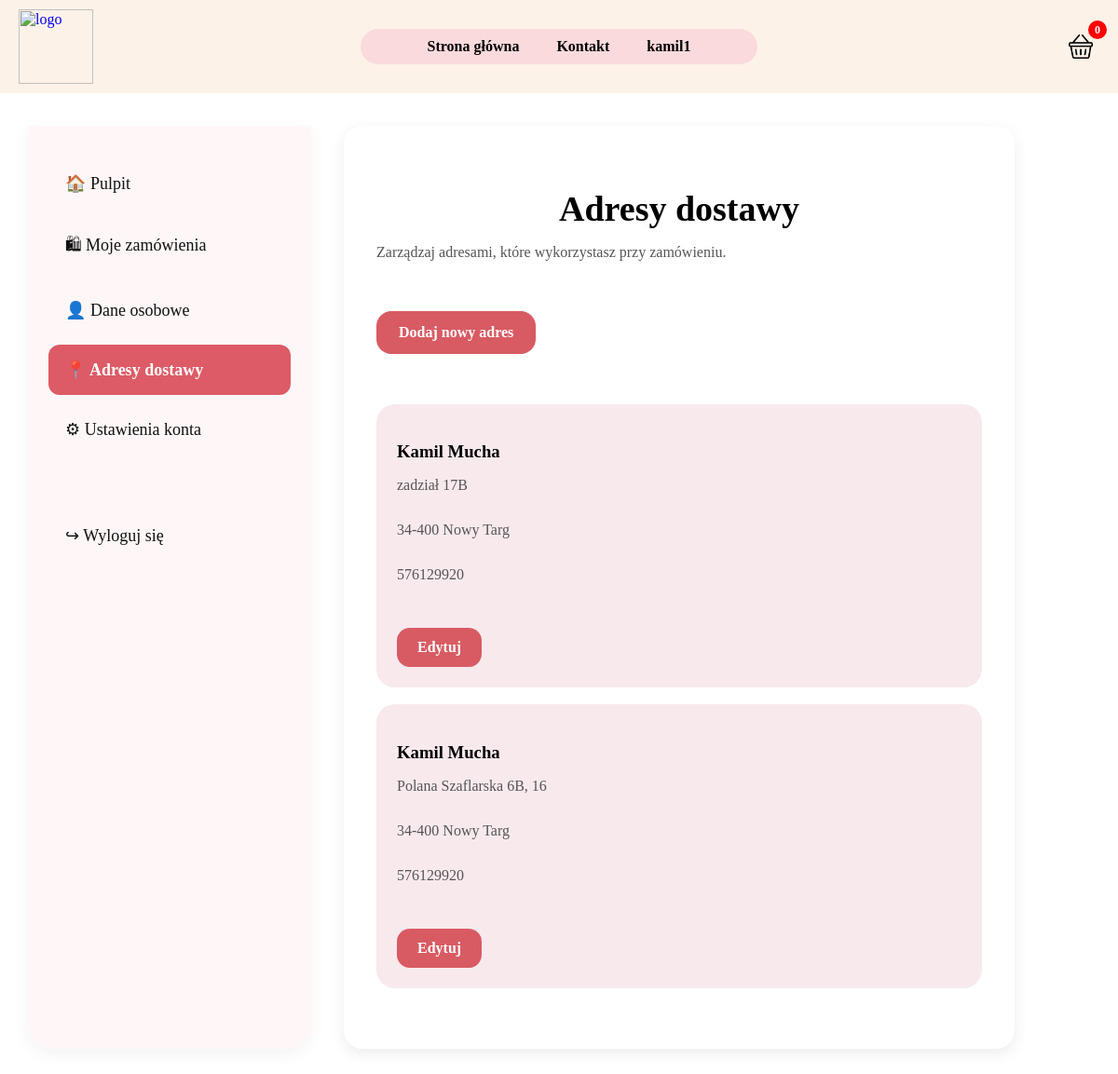
The page /panel/adresy/ (signed in) on the database its author committed.
### SklepApp/models.py (models this page shows, shortened)
class Address(models.Model):
    user = models.ForeignKey(User, on_delete=models.CASCADE)
    full_name = models.CharField(max_length=100)
    phone = models.CharField(max_length=20)
    street = models.CharField(max_length=150)
    postal_code = models.CharField(max_length=10)
    city = models.CharField(max_length=100)

### SklepApp/views.py (the view, shortened to what this page needs)
# urls.py: path('panel/adresy/', views.user_addresses_view, name='user_addresses'),
@login_required
def user_addresses_view(request):
    addresses = Address.objects.filter(user=request.user)
    edit_id = request.GET.get("edit")
    new_mode = request.GET.get("new") == "1"
    selected_address = None
    if edit_id:
        selected_address = Address.objects.get(id=edit_id, user=request.user)
    return render(request, "user_addresses.html", {
        "addresses": addresses,
        "selected_address": selected_address,
        "new_mode": new_mode,
        "cart_count": get_cart_count(request)
    })

### SklepApp/views.py (called while the page is built)
def get_cart_count(request):
    cart = request.session.get('cart', {})
    if isinstance(cart, dict):
        return sum(cart.values())
    return len(cart)

### Templates/user_addresses.html (shortened to what this page needs)
{% load static %}
<html lang="pl">
<head>
    <link rel="stylesheet" href="{% static 'style.css' %}">
</head>
<body>
<header class="header">
    <div class="logo">
        <a href="{% url 'home' %}">
            <img src="{% static 'grafika/logo.png' %}" alt="logo">
        </a>
    </div>
    <nav class="menu">
        <a href="{% url 'home' %}">Strona główna</a>
        <a href="{% url 'kontakt' %}">Kontakt</a>
        <a href="{% url 'panel' %}">{{ user.username }}</a>
    </nav>
    <div class="koszyk">
        <a href="{% url 'cart' %}">
            <img src="{% static 'grafika/cart.png' %}" alt="koszyk">
            <span id="cart-count">{{ cart_count }}</span>
        </a>
    </div>
</header>
<main class="dashboard">
    <aside class="dashboard-sidebar">
        <a class="side-link" href="{% url 'panel' %}">🏠 Pulpit</a>
        <a class="side-link" href="{% url 'user_orders' %}">🛍 Moje zamówienia</a>
        <a class="side-link" href="{% url 'user_data' %}">👤 Dane osobowe</a>
        <a class="side-link active" href="{% url 'user_addresses' %}">📍 Adresy dostawy</a>
        <a class="side-link" href="{% url 'user_settings' %}">⚙ Ustawienia konta</a>
        <a class="side-link logout" href="{% url 'logout' %}">↪ Wyloguj się</a>
    </aside>
    <section class="dashboard-content">
        <div class="profile-edit-box">
            <h1>Adresy dostawy</h1>
            <p>Zarządzaj adresami, które wykorzystasz przy zamówieniu.</p>
            <a href="{% url 'user_addresses' %}?new=1" class="add-address-btn"> Dodaj nowy adres</a>
            {% if addresses %}
                <div class="address-list">
                    {% for item in addresses %}
                        <div class="address-card">
                            <h3>{{ item.full_name }}</h3>
                            <p>{{ item.street }}</p>
                            <p>{{ item.postal_code }} {{ item.city }}</p>
                            <p>{{ item.phone }}</p>
                            <a href="{% url 'user_addresses' %}?edit={{ item.id }}" class="edit-address-btn">
                                Edytuj
                            </a>
                        </div>
                    {% endfor %}
                </div>
            {% else %}
                <p>Nie masz jeszcze żadnych adresów.</p>
            {% endif %}
        </div>
    </section>
</main>
</body>
</html>

### static/style.css (style rules this page uses)
h1 { font-family: 'Brush Script MT', cursive; text-align: center; }
.header { display: flex; align-items: center; justify-content: space-between; padding: 10px 20px; position: sticky; top: 0; z-index: 100; background-color: rgb(253, 242, 232); }
.logo { flex: 1; display: flex; justify-content: flex-start; }
.logo img { width: 80px; height: auto; }
.menu { flex: 1; display: flex; justify-content: center; background-color: rgb(250, 218, 221); border-radius: 20px; padding: 10px 30px; gap: 40px; transition: transform 0.2s ease; }
.menu a { text-decoration: none; color: black; font-weight: bold; }
.koszyk { flex: 1; display: flex; justify-content: flex-end; }
.koszyk img { width: 40px; height: auto; }
body { margin: 0; padding: 0; }
.koszyk { position: relative; }
#cart-count { position: absolute; top: -8px; right: -8px; background: red; color: white; border-radius: 50%; min-width: 20px; height: 20px; text-align: center; line-height: 20px; font-size: 12px; font-weight: bold; }
.dashboard { display: flex; gap: 35px; max-width: 1450px; margin: 35px auto; padding: 0 30px; }
.dashboard-sidebar { width: 260px; min-height: 760px; background: #fff7f7; border-radius: 0 0 28px 28px; padding: 35px 22px; box-shadow: 0 6px 20px rgba(0,0,0,0.05); }
.side-link { display: flex; align-items: center; gap: 12px; padding: 16px 18px; color: #111; text-decoration: none; border-radius: 12px; font-size: 18px; margin-bottom: 10px; }
.side-link.active { background: #dc5b66; color: white; font-weight: bold; }
.side-link.logout { margin-top: 60px; }
.dashboard-content { flex: 1; }
.profile-edit-box { background: white; border-radius: 20px; padding: 35px; box-shadow: 0 5px 16px rgba(0,0,0,0.08); max-width: 650px; }
.profile-edit-box h1 { font-size: 38px; margin-bottom: 8px; }
.profile-edit-box p { margin-bottom: 30px; color: #555; }
.address-list { display: grid; gap: 18px; margin: 30px 0; }
.address-card { background: #f8e9ed; border-radius: 20px; padding: 22px; }
.address-card h3 { margin-bottom: 10px; }
.add-address-btn { display: inline-block; margin: 20px 0; padding: 14px 22px; background: #d85b63; color: white; border-radius: 16px; text-decoration: none; font-weight: bold; }
.edit-address-btn { display: inline-block; margin-top: 18px; padding: 12px 22px; background: #d85b63; color: white; border-radius: 14px; text-decoration: none; font-weight: bold; }
.add-address-btn { display: inline-block; margin: 24px 0; padding: 14px 24px; background: #d85b63; color: white; border-radius: 16px; text-decoration: none; font-weight: bold; }

### rows shown on the page
Address: full_name "Kamil Mucha", street "zadział 17B", postal_code "34-400", city "Nowy Targ", phone "576129920"
Address: full_name "Kamil Mucha", street "Polana Szaflarska 6B, 16", postal_code "34-400", city "Nowy Targ", phone "576129920"

### other values the page prints
{{ user.username }} "kamil1"
{{ cart_count }} "0"
